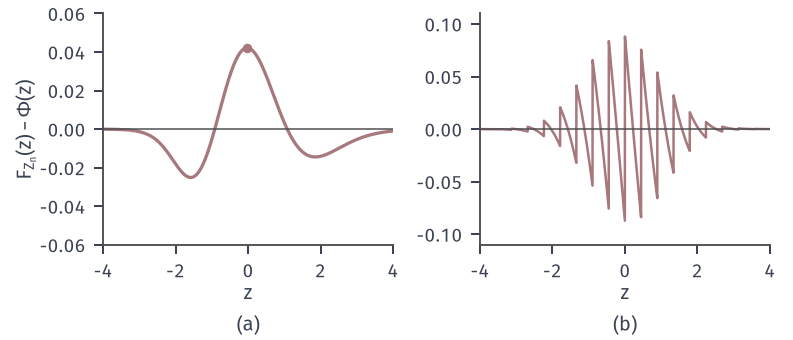

Write the Python code that produced this figure.
from pathlib import Path
import sys
HERE = Path(__file__).resolve().parent
sys.path.insert(0, str(HERE.parent/'clt-common'))
from clt_fig import *
# Signed error P(Z_n <= z) - Phi(z) of the standardized sum, as a function of the threshold z.
# (a) Exp(1) steps, n = 10 (exact Erlang distribution function): smooth, skewness-driven;
# (b) Bern(1/2) steps, n = 20 (exact binomial): saw-tooth, jumps at the lattice points.
fig, (a, b) = figure(width_mm=112, height_mm=48, ncols=2)
panel(fig, left=.13, right=.97, bottom=.28, wspace=.3)
z = np.linspace(-4, 4, 3201)
n = 10; ea = erlang_cdf(n, n+z*math.sqrt(n)) - Phi(z)
a.plot(z, ea, color=RED, lw=1.3)
i = int(np.argmax(np.abs(ea))); dot(a, z[i], ea[i], RED, ms=3.8)
m = 20; pm = binpmf(m); F = np.cumsum(pm)
k = np.floor(m/2 + z*math.sqrt(m)/2).astype(int)
Fz = np.where(k < 0, 0.0, F[np.clip(k, 0, m)])
eb = Fz - Phi(z)
b.plot(z, eb, color=RED, lw=1.0)
j = int(np.argmax(np.abs(eb)))
for ax in (a, b):
    ax.axhline(0, color=STROKE, lw=.6); ax.set_xlim(-4, 4); ax.set_xticks([-4, -2, 0, 2, 4])
a.set_ylim(-.06, .06); b.set_ylim(-.11, .11)
axlab(a, '$z$', r'$F_{Z_n}(z)-\Phi(z)$'); axlab(b, '$z$')
tags(fig, (a, b))
save(fig, HERE, 'figure', {'exp_n10_max': float(abs(ea[i])), 'exp_argmax': float(z[i]),
     'bin_n20_max': bin_sup_error(20, .5)})
